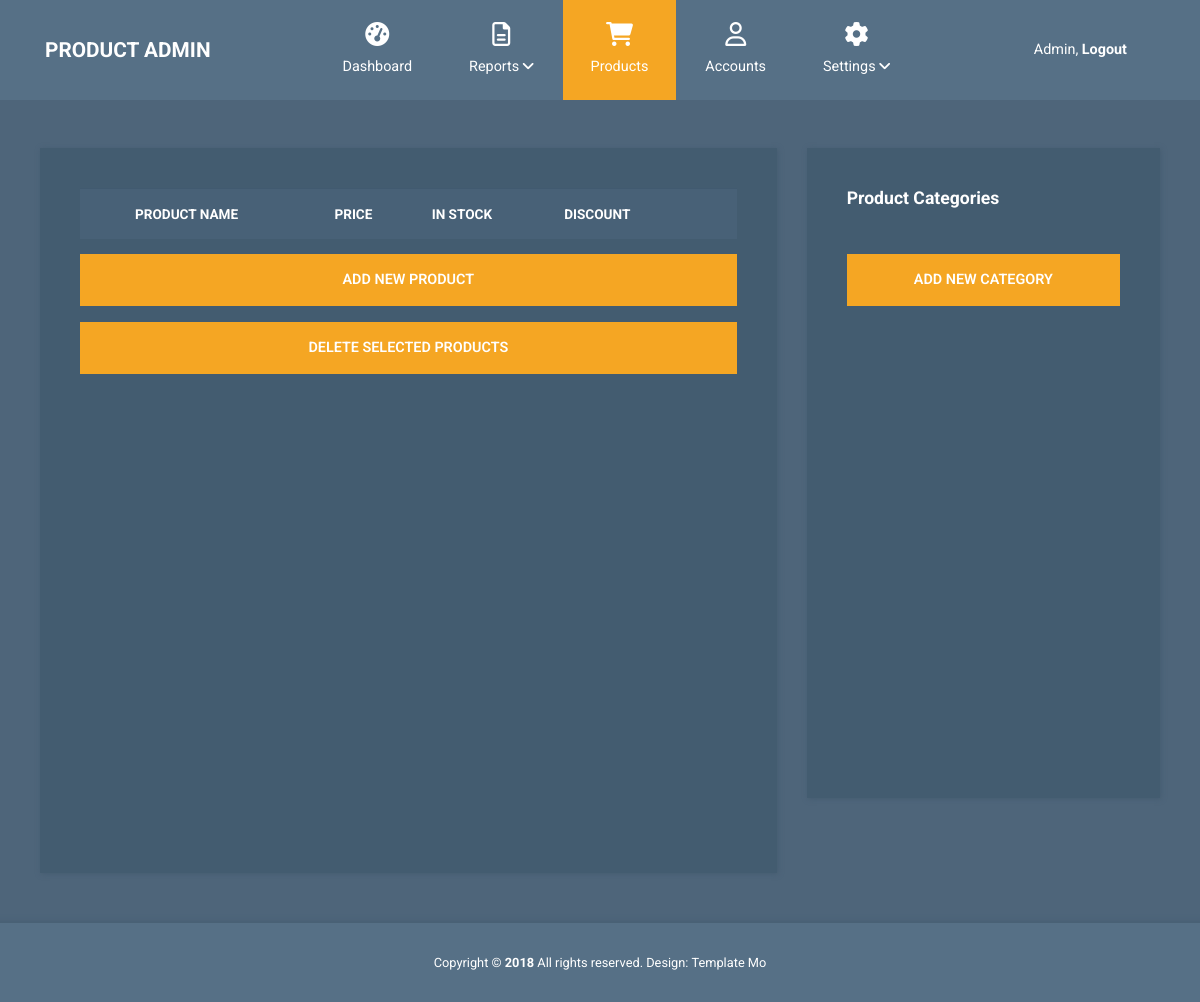
/adminPanel/admin_product/, run on an earlier commit of the app's database.
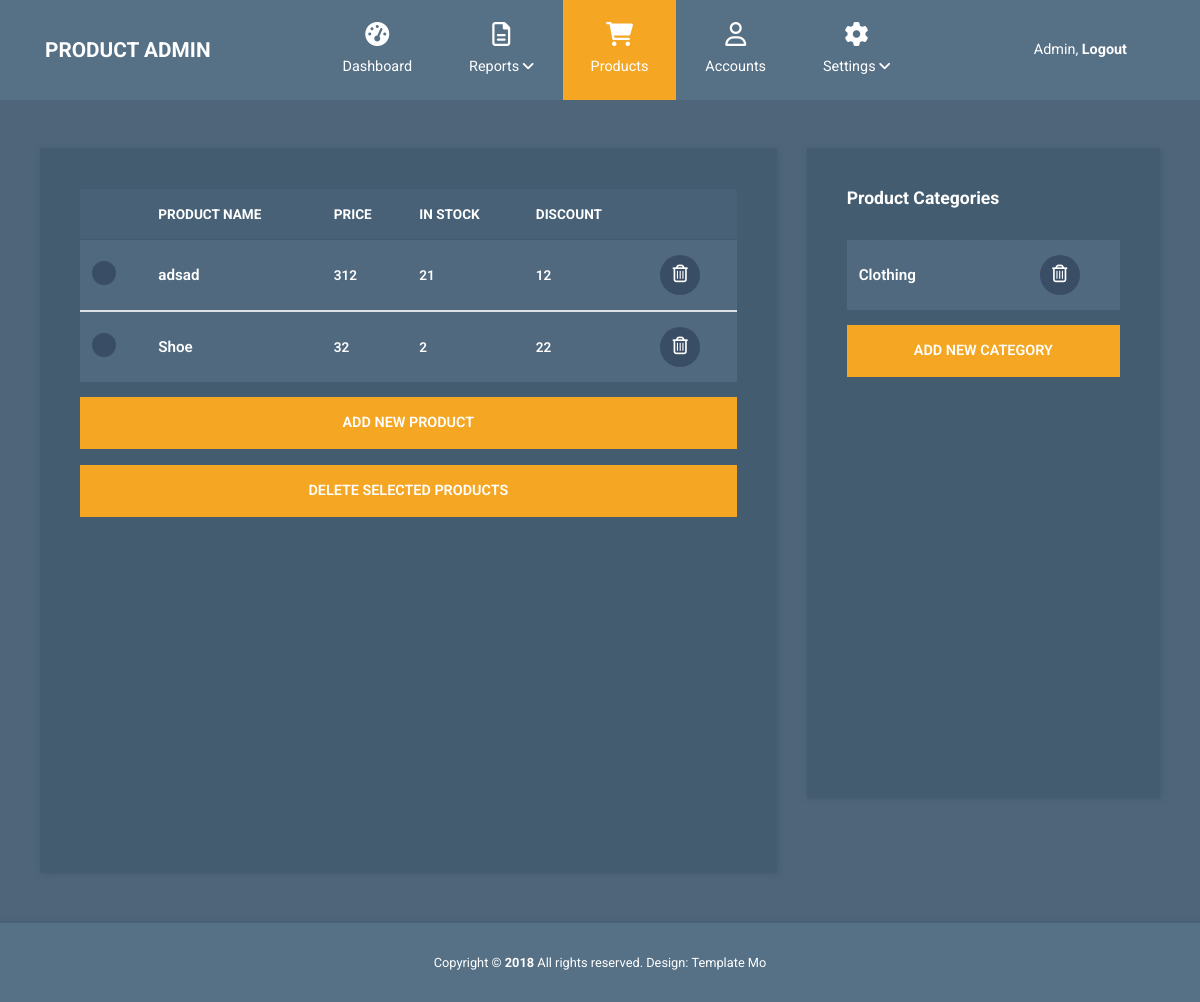
And on a later commit of the database.
### adminPanel/models.py (models this page shows, shortened)
class Product(models.Model):
    name = models.CharField(max_length = 2000)
    price = models.IntegerField()
    discount = models.IntegerField()
    image = models.ImageField(upload_to='products/images/', null = True, max_length=250, default=None)
    description = models.TextField()
    category = models.ForeignKey(Category, on_delete=models.CASCADE)
    stock = models.IntegerField(default=0)

class Category(models.Model):
    name = models.CharField(max_length=100, null=True)
    image = models.ImageField(upload_to='categories/images/', null = True)

### adminPanel/views.py (the view)
# urls.py: path('admin_product/', views.admin_product, name="admin_product"),
def admin_product(request):
    all_categories = Category.objects.all()
    all_product = Product.objects.all()
    data = {
        "categories": all_categories,
        "products": all_product,
        "active_page": 'product'
    }
    return render(request, "admin_product.html", data)

### templates/admin_product.html (shortened to what this page needs)
{% extends "master1.html" %}
{% load static %}
{% block content %}
  <body id="reportsPage">
    <div class="container mt-5">
      <div class="row tm-content-row">
        <div class="col-sm-12 col-md-12 col-lg-8 col-xl-8 tm-block-col">
          <div class="tm-bg-primary-dark tm-block tm-block-products">
            <div class="tm-product-table-container">
              <table class="table table-hover tm-table-small tm-product-table">
                <thead>
                  <tr>
                    <th scope="col">&nbsp;</th>
                    <th scope="col">PRODUCT NAME</th>
                    <th scope="col">PRICE</th>
                    <th scope="col">IN STOCK</th>
                    <th scope="col">DISCOUNT</th>
                    <th scope="col">&nbsp;</th>
                  </tr>
                </thead>
                {% for item in products %}
                <tbody>
                  <tr>
                    <th scope="row"><input type="checkbox" /></th>
                    <td class="tm-product-name">{{item.name}}</td>
                    <td>{{item.price}}</td>
                    <td>{{item.stock}}</td>
                    <td>{{item.discount}}</td>
                    <td>
                      <a href="#" class="tm-product-delete-link">
                        <i class="far fa-trash-alt tm-product-delete-icon"></i>
                      </a>
                    </td>
                  </tr>
                </tbody>
                {% endfor %}
              </table>
            </div>
             <a
              href="{% url "admin_add_product" %}"
              class="btn btn-primary btn-block text-uppercase mb-3">Add new product</a>
            <button class="btn btn-primary btn-block text-uppercase">
              Delete selected products
            </button>
          </div>
        </div>
        <div class="col-sm-12 col-md-12 col-lg-4 col-xl-4 tm-block-col">
          <div class="tm-bg-primary-dark tm-block tm-block-product-categories">
            <h2 class="tm-block-title">Product Categories</h2>
            <div class="tm-product-table-container">
              <table class="table tm-table-small tm-product-table">
                {% for cate in categories %}
                <tbody>
                  <tr>
                    <td class="tm-product-name">{{cate.name}}</td>
                    <td class="text-center">
                      <a href="#" class="tm-product-delete-link">
                        <i class="far fa-trash-alt tm-product-delete-icon"></i>
                      </a>
                    </td>
                  </tr>
                </tbody>
                {% endfor %}
              </table>
            </div>
            <a
            href="{% url "admin_add_category" %}"
            class="btn btn-primary btn-block text-uppercase mb-3">Add new Category</a>
          </div>
        </div>
      </div>
    </div>
  </body>
</html>
{% endblock content %}

What changed in the data, as far as the page shows it:
added Product: name "adsad", price "312", stock "21", discount "12"
added Product: name "Shoe", price "32", stock "2", discount "22"
added Category: name "Clothing"
